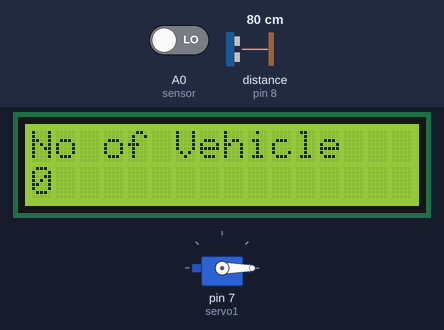
This sketch was run on a simulated Arduino Uno, built with avr-gcc and run on an emulated ATmega328P. Parts: servo, 16×2 character LCD. Wiring (inferred from the names in the program): ultrasonic range finder: trigger pin 9; echo pin 8. Inputs (shaded band) come from the test bench; at power-on: A0 (sensor) LOW, distance to the obstacle (sensor on pin 8) 80 cm. The echo pulse lasts 58.3 µs per cm.

Above: at 1.2 s.
1.3 s: A0 (sensor) driven HIGH
At 2.3 s:
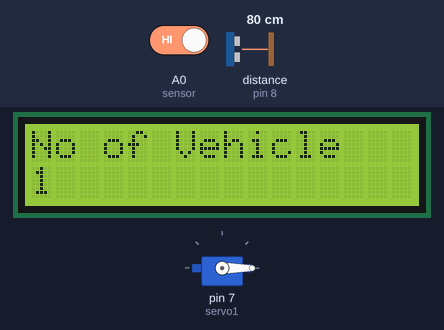
2.9 s: distance to the obstacle (sensor on pin 8) set to 12 cm
4.4 s: distance to the obstacle (sensor on pin 8) set to 9 cm
At 5.0 s:
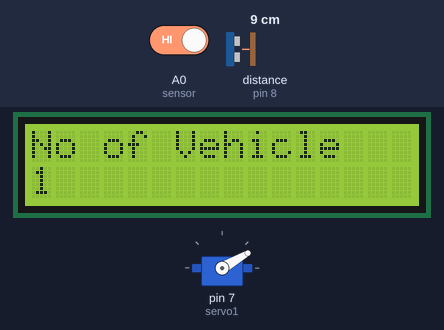
5.9 s: distance to the obstacle (sensor on pin 8) set to 18 cm
At 6.5 s:
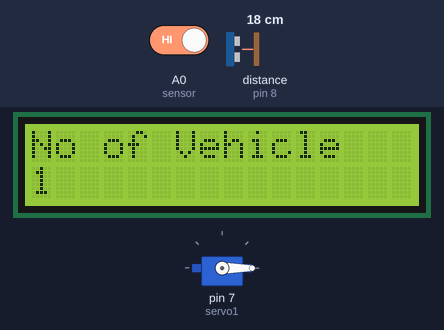
7.4 s: distance to the obstacle (sensor on pin 8) set to 2 cm
At 8.5 s:
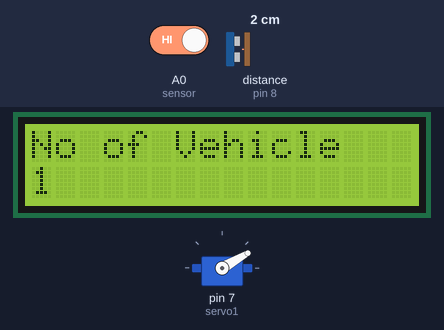
Timing chart, 0 to 9.9 s (numbered marks = the images above; inputs shaded):
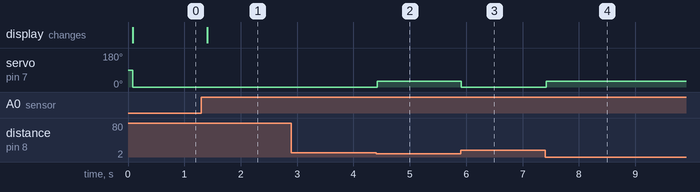

The sketch:

ul1.ino
```cpp
#include <Servo.h>
#include <Wire.h>
#include <LiquidCrystal_I2C.h>
Servo servo1;
int trigPin = 9;
int echoPin = 8;
long distance;
long duration;
int sensor = A0;
boolean sensorstatus = true;
int count = 0;
LiquidCrystal_I2C lcd(0x27, 16, 2);
void setup()
{
 servo1.attach(7);//THE NO OF PIN THAT THE SERVO IS ATTACHED TO

  pinMode(trigPin, OUTPUT);//SETS THE TRIGPIN AS OUTPUT
  pinMode(echoPin, INPUT);//SETS THE ECHOPIN AS INPUT
  lcd.init();//INITIALIZE THE LCD
  lcd.clear();//
  lcd.backlight();//OPEN THE BACKLIGHT

}
void loop()
{
  delayMicroseconds(2);
  digitalWrite(trigPin, HIGH);//SET TRIGPIN ON
  delayMicroseconds(10);
  digitalWrite(trigPin, LOW);//SET TRIGPIN OFF
  duration = pulseIn(echoPin, HIGH);
  distance = duration * 0.034 / 2;
  servo1.write(0);
  if (distance <= 9)
  {
    servo1.write(30);
  }
  else
  {
    servo1.write(0);
  }
  lcd.setCursor(0, 0);//MOVE CURSOR TO DESIRED POSITION
  lcd.print("No of Vehicle");//PRINT THE MESSAGE
  lcd.setCursor(0, 1);//MOVE CURSOR TO COLUMN=0 AND ROW=1
  lcd.print(count);//PRINT THE VALUE OF COUNT VARIABLE
  sensorstatus = ! digitalRead(sensor);//READ THE VALUE FROM SPECIFIC DIGITAL PIN EITHER HIGH OR LOW
  if (sensorstatus)//IF OBJECT DETECT
  {
    count++;
    while (1)
    {
      if (digitalRead(sensor))
        return;
      delay(100);
    }
  }
}
```

Measured:
- the behaviour switches between 11 and 10 cm on distance to the obstacle (sensor on pin 8) (found by bisection; images 1 and 2)
- after the input at 1.3 s, the display: changes after 0.11 s (image 1)
- after the input at 2.9 s, every drawn part: stays the same
- after the input at 4.4 s, servo on pin 7 (servo1): 0° → 30° at once
- after the input at 5.9 s, servo on pin 7 (servo1): 30° → 0° at once
- after the input at 7.4 s, servo on pin 7 (servo1): 0° → 30° at once
